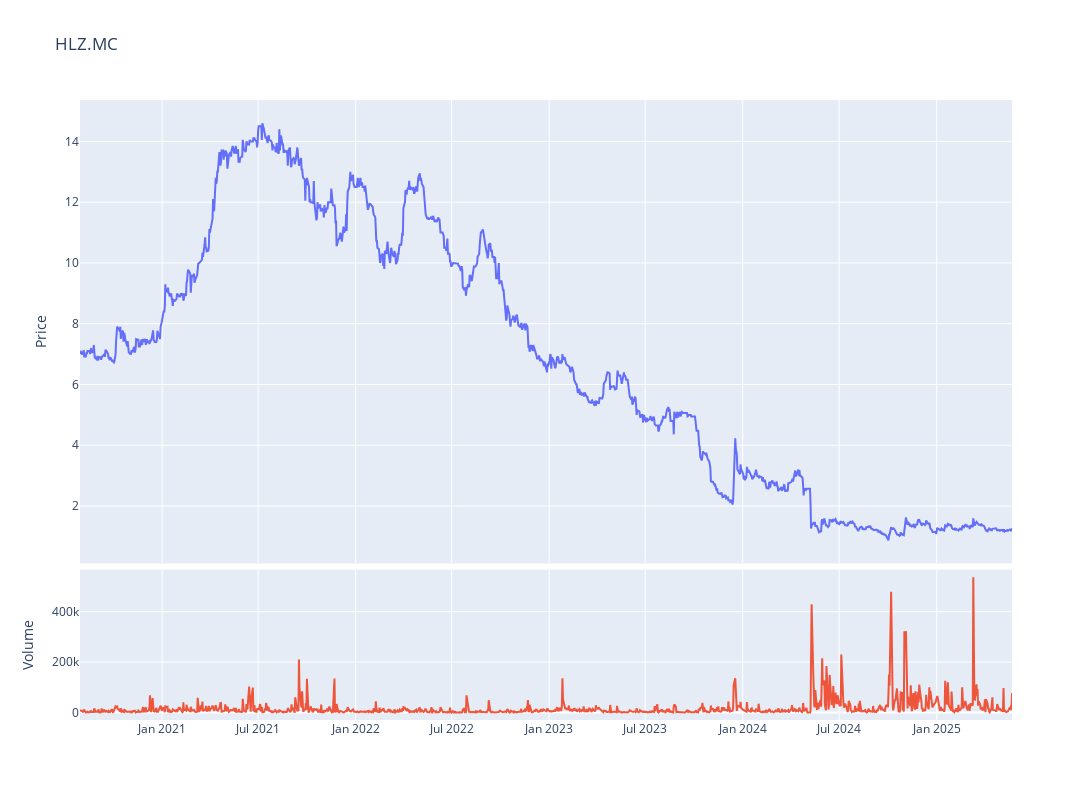

Notebook cell for this chart:
### Code cell
fig = make_subplots(rows=4, cols=1,shared_xaxes=True,vertical_spacing=0.01,specs=[[{'rowspan':3,'colspan':1}],[None],[None],[{'rowspan':1,'colspan':1}]])

# Graph (1,1)
fig.add_trace(go.Scatter(x=stock_ticker.index,y=stock_ticker['Close'],mode="lines",name=f"{ticker}"),row=1, col=1)
# Update xaxis properties
fig.update_yaxes(title_text="Price", row=1, col=1)

# Graph (4,1)
fig.add_trace(go.Scatter(x=stock_ticker.index,y=stock_ticker['Volume'],mode="lines",name='Volume'),row=4, col=1)
fig.update_yaxes(title_text="Volume", row=4, col=1)

fig.update_layout(height=800, width=1300,showlegend=False,title=f"{ticker}")

fig.show()

### Figure 1 — Plotly figure (JSON) as saved in the notebook; plotly's stock layout.template omitted (floating-point values rounded to 4 significant figures; data arrays with more than 128 entries replaced by an {"elided": "..."} marker saying what was removed)
{"data": [{"mode": "lines", "name": "HLZ.MC", "type": "scatter", "x": {"elided": "1233 str values"}, "xaxis": "x", "y": {"elided": "1233 float values"}, "yaxis": "y"}, {"mode": "lines", "name": "Volume", "type": "scatter", "x": {"elided": "1233 str values"}, "xaxis": "x2", "y": {"elided": "1233 int values"}, "yaxis": "y2"}], "layout": {"height": 800, "showlegend": false, "title": {"text": "HLZ.MC"}, "width": 1300, "xaxis": {"anchor": "y", "domain": [0, 1], "matches": "x2", "showticklabels": false}, "xaxis2": {"anchor": "y2", "domain": [0, 1]}, "yaxis": {"anchor": "x", "domain": [0.2525, 1], "title": {"text": "Price"}}, "yaxis2": {"anchor": "x2", "domain": [0, 0.2425], "title": {"text": "Volume"}}}}
